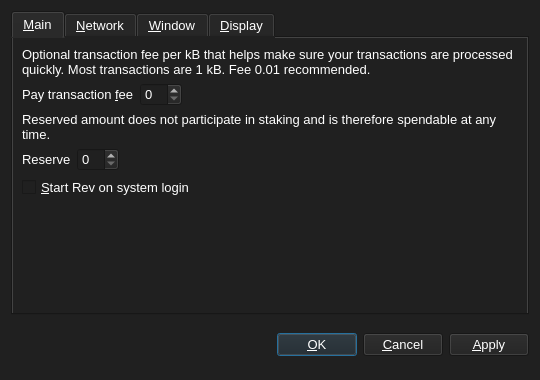
<?xml version="1.0" encoding="UTF-8"?>
<ui version="4.0">
 <class>OptionsDialog</class>
 <widget class="QDialog" name="OptionsDialog">
  <property name="geometry">
   <rect>
    <x>0</x>
    <y>0</y>
    <width>540</width>
    <height>380</height>
   </rect>
  </property>
  <property name="windowTitle">
   <string>Options</string>
  </property>
  <property name="styleSheet">
   <string notr="true">background-color: rgb(32, 32, 32);
color: rgb(255, 255, 255);</string>
  </property>
  <property name="modal">
   <bool>true</bool>
  </property>
  <layout class="QVBoxLayout" name="verticalLayout">
   <item>
    <widget class="QTabWidget" name="tabWidget">
     <property name="font">
      <font>
       <pointsize>10</pointsize>
      </font>
     </property>
     <property name="tabPosition">
      <enum>QTabWidget::North</enum>
     </property>
     <property name="currentIndex">
      <number>0</number>
     </property>
     <widget class="QWidget" name="tabMain">
      <attribute name="title">
       <string>&amp;Main</string>
      </attribute>
      <layout class="QGridLayout" name="gridLayout">
       <item row="0" column="0" colspan="2">
        <widget class="QLabel" name="transactionFeeInfoLabel">
         <property name="font">
          <font>
           <pointsize>10</pointsize>
          </font>
         </property>
         <property name="text">
          <string>Optional transaction fee per kB that helps make sure your transactions are processed quickly. Most transactions are 1 kB. Fee 0.01 recommended.</string>
         </property>
         <property name="textFormat">
          <enum>Qt::PlainText</enum>
         </property>
         <property name="wordWrap">
          <bool>true</bool>
         </property>
        </widget>
       </item>
       <item row="1" column="0">
        <layout class="QHBoxLayout" name="horizontalLayoutFee">
         <item>
          <widget class="QLabel" name="transactionFeeLabel">
           <property name="font">
            <font>
             <pointsize>10</pointsize>
            </font>
           </property>
           <property name="text">
            <string>Pay transaction &amp;fee</string>
           </property>
           <property name="textFormat">
            <enum>Qt::PlainText</enum>
           </property>
           <property name="buddy">
            <cstring>transactionFee</cstring>
           </property>
          </widget>
         </item>
         <item>
          <widget class="RevAmountField" name="transactionFee">
           <property name="font">
            <font>
             <pointsize>10</pointsize>
            </font>
           </property>
          </widget>
         </item>
         <item>
          <spacer name="horizontalSpacerFee">
           <property name="orientation">
            <enum>Qt::Horizontal</enum>
           </property>
           <property name="sizeHint" stdset="0">
            <size>
             <width>40</width>
             <height>20</height>
            </size>
           </property>
          </spacer>
         </item>
        </layout>
       </item>
       <item row="2" column="0" colspan="2">
        <widget class="QLabel" name="reserveBalanceInfoLabel">
         <property name="font">
          <font>
           <pointsize>10</pointsize>
          </font>
         </property>
         <property name="text">
          <string>Reserved amount does not participate in staking and is therefore spendable at any time.</string>
         </property>
         <property name="textFormat">
          <enum>Qt::PlainText</enum>
         </property>
         <property name="wordWrap">
          <bool>true</bool>
         </property>
        </widget>
       </item>
       <item row="3" column="0">
        <layout class="QHBoxLayout" name="horizontalLayoutReserveBalance">
         <item>
          <widget class="QLabel" name="reserveBalanceLabel">
           <property name="font">
            <font>
             <pointsize>10</pointsize>
            </font>
           </property>
           <property name="text">
            <string>Reserve</string>
           </property>
           <property name="textFormat">
            <enum>Qt::PlainText</enum>
           </property>
           <property name="buddy">
            <cstring>reserveBalance</cstring>
           </property>
          </widget>
         </item>
         <item>
          <widget class="RevAmountField" name="reserveBalance">
           <property name="font">
            <font>
             <pointsize>10</pointsize>
            </font>
           </property>
          </widget>
         </item>
         <item>
          <spacer name="horizontalSpacerReserveBalance">
           <property name="orientation">
            <enum>Qt::Horizontal</enum>
           </property>
           <property name="sizeHint" stdset="0">
            <size>
             <width>40</width>
             <height>20</height>
            </size>
           </property>
          </spacer>
         </item>
        </layout>
       </item>
       <item row="4" column="0">
        <widget class="QCheckBox" name="bitcoinAtStartup">
         <property name="font">
          <font>
           <pointsize>10</pointsize>
          </font>
         </property>
         <property name="toolTip">
          <string>Automatically start Rev after logging in to the system.</string>
         </property>
         <property name="text">
          <string>&amp;Start Rev on system login</string>
         </property>
        </widget>
       </item>
       <item row="5" column="0">
        <spacer name="verticalSpacer_Main">
         <property name="orientation">
          <enum>Qt::Vertical</enum>
         </property>
         <property name="sizeHint" stdset="0">
          <size>
           <width>20</width>
           <height>40</height>
          </size>
         </property>
        </spacer>
       </item>
      </layout>
     </widget>
     <widget class="QWidget" name="tabNetwork">
      <attribute name="title">
       <string>&amp;Network</string>
      </attribute>
      <layout class="QVBoxLayout" name="verticalLayout_Network">
       <item>
        <widget class="QCheckBox" name="mapPortUpnp">
         <property name="font">
          <font>
           <pointsize>10</pointsize>
          </font>
         </property>
         <property name="toolTip">
          <string>Automatically open the Rev client port on the router. This only works when your router supports UPnP and it is enabled.</string>
         </property>
         <property name="text">
          <string>Map port using &amp;UPnP</string>
         </property>
        </widget>
       </item>
       <item>
        <spacer name="verticalSpacer_Network">
         <property name="orientation">
          <enum>Qt::Vertical</enum>
         </property>
         <property name="sizeHint" stdset="0">
          <size>
           <width>20</width>
           <height>40</height>
          </size>
         </property>
        </spacer>
       </item>
      </layout>
     </widget>
     <widget class="QWidget" name="tabWindow">
      <attribute name="title">
       <string>&amp;Window</string>
      </attribute>
      <layout class="QVBoxLayout" name="verticalLayout_Window">
       <item>
        <widget class="QCheckBox" name="minimizeToTray">
         <property name="font">
          <font>
           <pointsize>10</pointsize>
          </font>
         </property>
         <property name="toolTip">
          <string>Show only a tray icon after minimizing the window.</string>
         </property>
         <property name="text">
          <string>&amp;Minimize to the tray instead of the taskbar</string>
         </property>
        </widget>
       </item>
       <item>
        <widget class="QCheckBox" name="minimizeOnClose">
         <property name="font">
          <font>
           <pointsize>10</pointsize>
          </font>
         </property>
         <property name="toolTip">
          <string>Minimize instead of exit the application when the window is closed. When this option is enabled, the application will be closed only after selecting Quit in the menu.</string>
         </property>
         <property name="text">
          <string>M&amp;inimize on close</string>
         </property>
        </widget>
       </item>
       <item>
        <spacer name="verticalSpacer_Window">
         <property name="orientation">
          <enum>Qt::Vertical</enum>
         </property>
         <property name="sizeHint" stdset="0">
          <size>
           <width>20</width>
           <height>40</height>
          </size>
         </property>
        </spacer>
       </item>
      </layout>
     </widget>
     <widget class="QWidget" name="tabDisplay">
      <attribute name="title">
       <string>&amp;Display</string>
      </attribute>
      <layout class="QVBoxLayout" name="verticalLayout_Display">
       <item>
        <layout class="QHBoxLayout" name="horizontalLayout_1_Display">
         <item>
          <widget class="QLabel" name="langLabel">
           <property name="font">
            <font>
             <pointsize>10</pointsize>
            </font>
           </property>
           <property name="text">
            <string>User Interface &amp;language:</string>
           </property>
           <property name="textFormat">
            <enum>Qt::PlainText</enum>
           </property>
           <property name="buddy">
            <cstring>lang</cstring>
           </property>
          </widget>
         </item>
         <item>
          <widget class="QValueComboBox" name="lang">
           <property name="font">
            <font>
             <pointsize>10</pointsize>
            </font>
           </property>
           <property name="toolTip">
            <string>The user interface language can be set here. This setting will take effect after restarting Rev.</string>
           </property>
          </widget>
         </item>
        </layout>
       </item>
       <item>
        <layout class="QHBoxLayout" name="horizontalLayout_2_Display">
         <item>
          <widget class="QLabel" name="unitLabel">
           <property name="font">
            <font>
             <pointsize>10</pointsize>
            </font>
           </property>
           <property name="text">
            <string>&amp;Unit to show amounts in:</string>
           </property>
           <property name="textFormat">
            <enum>Qt::PlainText</enum>
           </property>
           <property name="buddy">
            <cstring>unit</cstring>
           </property>
          </widget>
         </item>
         <item>
          <widget class="QValueComboBox" name="unit">
           <property name="font">
            <font>
             <pointsize>10</pointsize>
            </font>
           </property>
           <property name="toolTip">
            <string>Choose the default subdivision unit to show in the interface and when sending coins.</string>
           </property>
          </widget>
         </item>
        </layout>
       </item>
       <item>
        <widget class="QCheckBox" name="coinControlFeatures">
         <property name="font">
          <font>
           <pointsize>10</pointsize>
          </font>
         </property>
         <property name="toolTip">
          <string>Whether to show coin control features or not.</string>
         </property>
         <property name="text">
          <string>Display coin &amp;control features (experts only!)</string>
         </property>
        </widget>
       </item>
       <item>
        <widget class="QCheckBox" name="useDarkTheme">
         <property name="font">
          <font>
           <pointsize>10</pointsize>
          </font>
         </property>
         <property name="text">
          <string>Use Dark Visual theme (requires restart)</string>
         </property>
        </widget>
       </item>
       <item>
        <spacer name="verticalSpacer_Display">
         <property name="orientation">
          <enum>Qt::Vertical</enum>
         </property>
         <property name="sizeHint" stdset="0">
          <size>
           <width>20</width>
           <height>40</height>
          </size>
         </property>
        </spacer>
       </item>
      </layout>
     </widget>
    </widget>
   </item>
   <item>
    <layout class="QHBoxLayout" name="horizontalLayout_Buttons">
     <item>
      <spacer name="horizontalSpacer_1">
       <property name="orientation">
        <enum>Qt::Horizontal</enum>
       </property>
       <property name="sizeHint" stdset="0">
        <size>
         <width>40</width>
         <height>48</height>
        </size>
       </property>
      </spacer>
     </item>
     <item>
      <widget class="QLabel" name="statusLabel">
       <property name="font">
        <font>
         <weight>75</weight>
         <bold>true</bold>
        </font>
       </property>
       <property name="text">
        <string/>
       </property>
       <property name="textFormat">
        <enum>Qt::PlainText</enum>
       </property>
       <property name="wordWrap">
        <bool>true</bool>
       </property>
      </widget>
     </item>
     <item>
      <spacer name="horizontalSpacer_2">
       <property name="orientation">
        <enum>Qt::Horizontal</enum>
       </property>
       <property name="sizeHint" stdset="0">
        <size>
         <width>40</width>
         <height>48</height>
        </size>
       </property>
      </spacer>
     </item>
     <item>
      <widget class="QPushButton" name="okButton">
       <property name="font">
        <font>
         <pointsize>10</pointsize>
        </font>
       </property>
       <property name="text">
        <string>&amp;OK</string>
       </property>
      </widget>
     </item>
     <item>
      <widget class="QPushButton" name="cancelButton">
       <property name="font">
        <font>
         <pointsize>10</pointsize>
        </font>
       </property>
       <property name="text">
        <string>&amp;Cancel</string>
       </property>
       <property name="autoDefault">
        <bool>false</bool>
       </property>
      </widget>
     </item>
     <item>
      <widget class="QPushButton" name="applyButton">
       <property name="font">
        <font>
         <pointsize>10</pointsize>
        </font>
       </property>
       <property name="text">
        <string>&amp;Apply</string>
       </property>
       <property name="autoDefault">
        <bool>false</bool>
       </property>
      </widget>
     </item>
    </layout>
   </item>
  </layout>
 </widget>
 <customwidgets>
  <customwidget>
   <class>RevAmountField</class>
   <extends>QSpinBox</extends>
   <header>bitcoinamountfield.h</header>
   <container>1</container>
  </customwidget>
  <customwidget>
   <class>QValueComboBox</class>
   <extends>QComboBox</extends>
   <header>qvaluecombobox.h</header>
  </customwidget>
 </customwidgets>
 <resources/>
 <connections/>
</ui>
